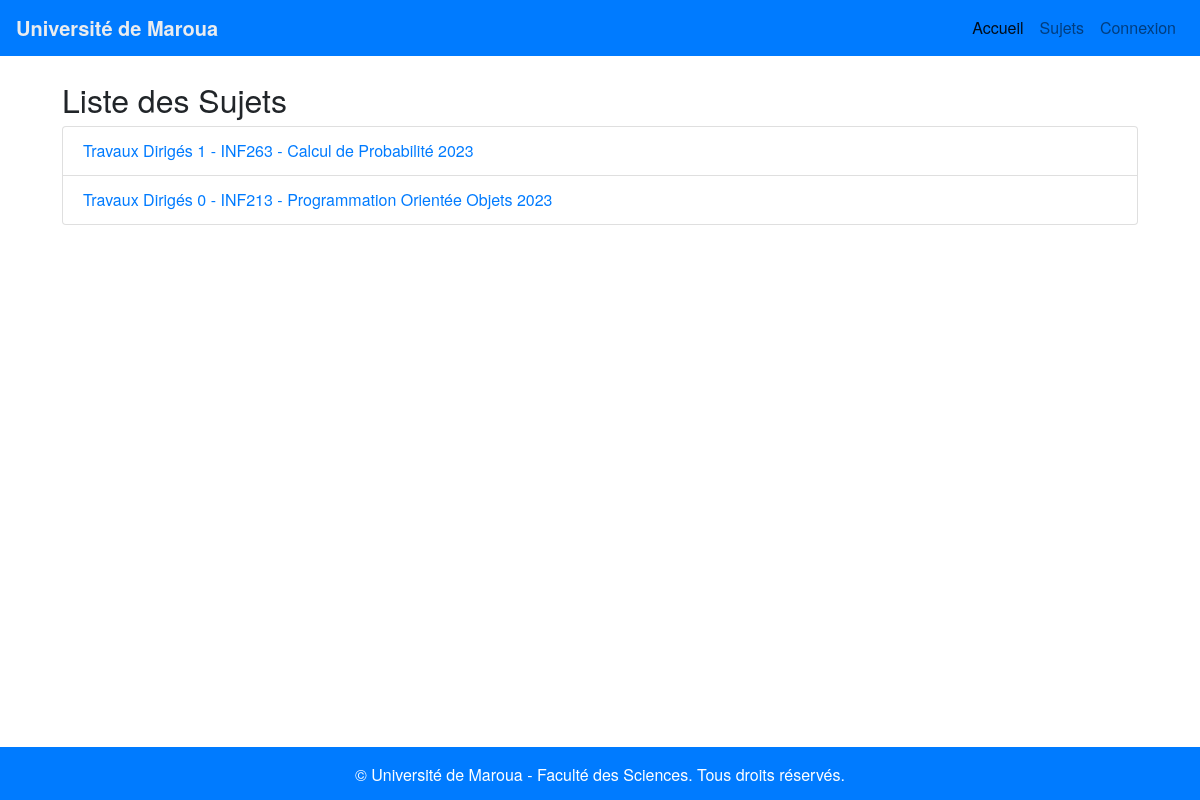
/myfaxes/sujets/, run on an earlier commit of the app's database.
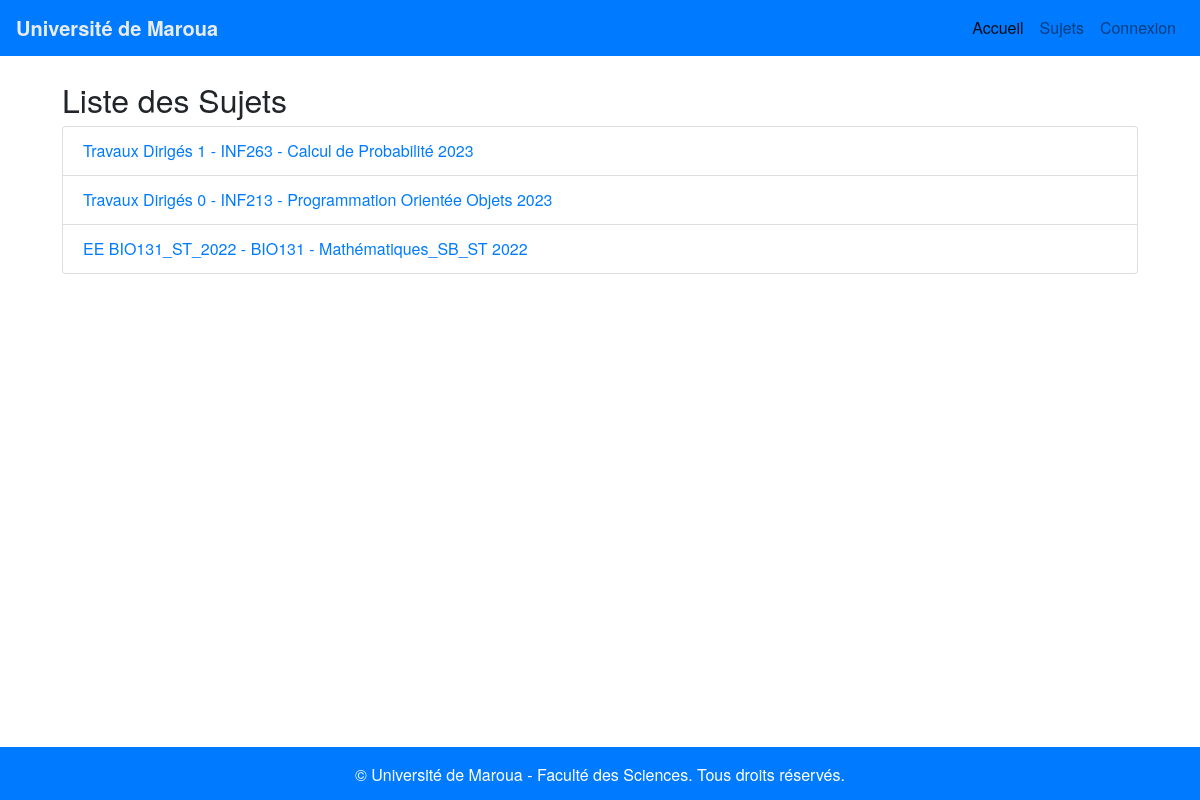
And on a later commit of the database.
### myfaxes/models.py (models this page shows, shortened)
class Sujet(models.Model):
    TYPE_SUJET_CHOICES = [
        ('TD', 'Travaux Dirigés'),
        ('TPE', 'Travaux Pratiques Encadrés'),
        ('CC', 'Contrôle Continu'),
        ('EXAM', 'Examen'),
    ]
    cours = models.ForeignKey(Cours, on_delete=models.CASCADE)
    titre = models.CharField(max_length=200)
    type_sujet = models.CharField(max_length=4, choices=TYPE_SUJET_CHOICES)
    annee = models.IntegerField()
    fichier = models.FileField(upload_to='sujets/')

class Cours(models.Model):
    niveau = models.ForeignKey(Niveau, on_delete=models.CASCADE, )
    nom = models.CharField(max_length=100)
    code = models.CharField(max_length=10, unique=True)
    def __str__(self):
        return f"{self.code} - {self.nom}"

### myfaxes/views.py (the view)
# urls.py: path('sujets/', views.liste_sujets, name='liste_sujets'),
def liste_sujets(request):
    filiere_nom = request.GET.get('filiere')
    niveau_nom = request.GET.get('niveau')
    cours_code = request.GET.get('cours')
    if filiere_nom and niveau_nom and cours_code:
        sujets = Sujet.objects.filter(
            cours__code=cours_code,
            cours__niveau__filiere__nom=filiere_nom,
            cours__niveau__nom=niveau_nom
        ).select_related('cours')
    else:
        sujets = Sujet.objects.all().select_related('cours')
    cours_list = Cours.objects.all()
    return render(request, 'liste_sujets.html', {'sujets': sujets, 'cours_list': cours_list})

### myfaxes/templates/liste_sujets.html
{% extends 'base.html' %}
{% block content %}
<div class="container">
    <h2>Liste des Sujets</h2>
    <ul class="list-group">
        {% for sujet in sujets %}
        <li class="list-group-item">
            <a href="{% url 'detail_sujet' sujet.id %}">{{ sujet.titre }} - {{ sujet.cours }} {{ sujet.annee }}</a>
        </li>
        {% endfor %}
    </ul>
</div>
{% endblock %}

What changed in the data, as far as the page shows it:
added Sujet: titre "EE BIO131_ST_2022", cours "BIO131 - Mathématiques_SB_ST", annee "2022"
